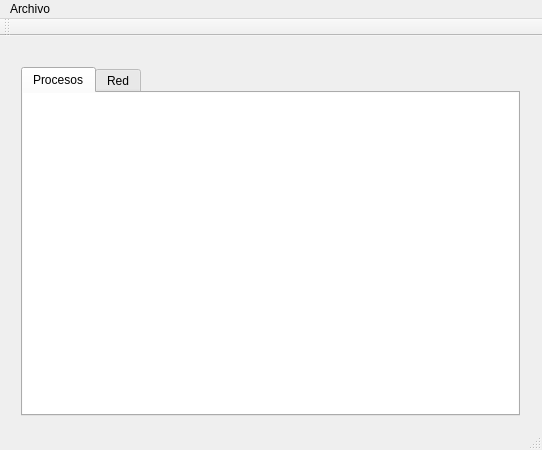
<?xml version="1.0" encoding="UTF-8"?>
<ui version="4.0">
 <class>MainWindow</class>
 <widget class="QMainWindow" name="MainWindow">
  <property name="geometry">
   <rect>
    <x>0</x>
    <y>0</y>
    <width>542</width>
    <height>450</height>
   </rect>
  </property>
  <property name="windowTitle">
   <string>MainWindow</string>
  </property>
  <widget class="QWidget" name="centralWidget">
   <widget class="QWidget" name="verticalLayoutWidget">
    <property name="geometry">
     <rect>
      <x>10</x>
      <y>20</y>
      <width>521</width>
      <height>371</height>
     </rect>
    </property>
    <layout class="QVBoxLayout" name="verticalLayout">
     <item>
      <widget class="QTabWidget" name="tabWidget">
       <property name="currentIndex">
        <number>0</number>
       </property>
       <widget class="QWidget" name="procesosTab">
        <attribute name="title">
         <string>Procesos</string>
        </attribute>
        <widget class="QListView" name="listView">
         <property name="geometry">
          <rect>
           <x>-10</x>
           <y>-10</y>
           <width>541</width>
           <height>391</height>
          </rect>
         </property>
        </widget>
       </widget>
       <widget class="QWidget" name="redTab">
        <attribute name="title">
         <string>Red</string>
        </attribute>
        <widget class="QListView" name="listView_2">
         <property name="geometry">
          <rect>
           <x>-5</x>
           <y>-9</y>
           <width>531</width>
           <height>361</height>
          </rect>
         </property>
        </widget>
       </widget>
      </widget>
     </item>
    </layout>
   </widget>
  </widget>
  <widget class="QMenuBar" name="menuBar">
   <property name="geometry">
    <rect>
     <x>0</x>
     <y>0</y>
     <width>542</width>
     <height>20</height>
    </rect>
   </property>
   <widget class="QMenu" name="menuArchivo">
    <property name="title">
     <string>Archivo</string>
    </property>
   </widget>
   <addaction name="menuArchivo"/>
  </widget>
  <widget class="QToolBar" name="mainToolBar">
   <attribute name="toolBarArea">
    <enum>TopToolBarArea</enum>
   </attribute>
   <attribute name="toolBarBreak">
    <bool>false</bool>
   </attribute>
  </widget>
  <widget class="QStatusBar" name="statusBar"/>
 </widget>
 <layoutdefault spacing="6" margin="11"/>
 <resources/>
 <connections/>
</ui>
